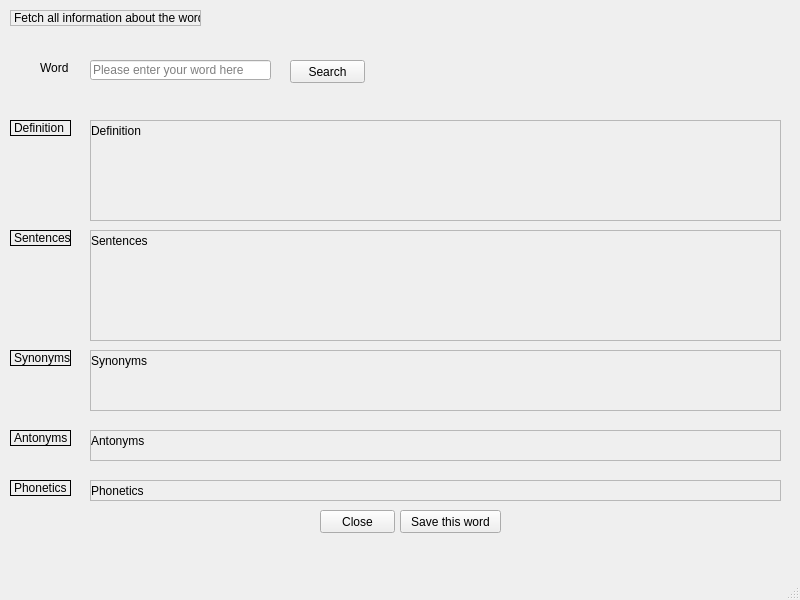
<?xml version="1.0" encoding="UTF-8"?>
<ui version="4.0">
 <class>MainWindow</class>
 <widget class="QMainWindow" name="MainWindow">
  <property name="geometry">
   <rect>
    <x>0</x>
    <y>0</y>
    <width>800</width>
    <height>600</height>
   </rect>
  </property>
  <property name="windowTitle">
   <string>MainWindow</string>
  </property>
  <widget class="QWidget" name="centralwidget">
   <widget class="QLabel" name="head_label">
    <property name="geometry">
     <rect>
      <x>10</x>
      <y>10</y>
      <width>191</width>
      <height>16</height>
     </rect>
    </property>
    <property name="autoFillBackground">
     <bool>true</bool>
    </property>
    <property name="frameShape">
     <enum>QFrame::StyledPanel</enum>
    </property>
    <property name="text">
     <string>Fetch all information about the word </string>
    </property>
   </widget>
   <widget class="QLabel" name="word_label">
    <property name="geometry">
     <rect>
      <x>40</x>
      <y>60</y>
      <width>41</width>
      <height>16</height>
     </rect>
    </property>
    <property name="text">
     <string>Word</string>
    </property>
   </widget>
   <widget class="QLineEdit" name="word_line_edit">
    <property name="geometry">
     <rect>
      <x>90</x>
      <y>60</y>
      <width>181</width>
      <height>20</height>
     </rect>
    </property>
    <property name="placeholderText">
     <string>Please enter your word here</string>
    </property>
   </widget>
   <widget class="QLabel" name="defn_label">
    <property name="geometry">
     <rect>
      <x>10</x>
      <y>120</y>
      <width>61</width>
      <height>16</height>
     </rect>
    </property>
    <property name="frameShape">
     <enum>QFrame::Panel</enum>
    </property>
    <property name="text">
     <string>Definition</string>
    </property>
   </widget>
   <widget class="QLabel" name="defn_text_label">
    <property name="geometry">
     <rect>
      <x>90</x>
      <y>120</y>
      <width>691</width>
      <height>101</height>
     </rect>
    </property>
    <property name="frameShape">
     <enum>QFrame::StyledPanel</enum>
    </property>
    <property name="text">
     <string>Definition</string>
    </property>
    <property name="alignment">
     <set>Qt::AlignJustify|Qt::AlignTop</set>
    </property>
    <property name="wordWrap">
     <bool>true</bool>
    </property>
   </widget>
   <widget class="QLabel" name="syn_label">
    <property name="geometry">
     <rect>
      <x>10</x>
      <y>350</y>
      <width>61</width>
      <height>16</height>
     </rect>
    </property>
    <property name="frameShape">
     <enum>QFrame::Panel</enum>
    </property>
    <property name="text">
     <string>Synonyms</string>
    </property>
   </widget>
   <widget class="QLabel" name="syn_text_label">
    <property name="geometry">
     <rect>
      <x>90</x>
      <y>350</y>
      <width>691</width>
      <height>61</height>
     </rect>
    </property>
    <property name="frameShape">
     <enum>QFrame::StyledPanel</enum>
    </property>
    <property name="text">
     <string>Synonyms</string>
    </property>
    <property name="alignment">
     <set>Qt::AlignJustify|Qt::AlignTop</set>
    </property>
    <property name="wordWrap">
     <bool>true</bool>
    </property>
   </widget>
   <widget class="QLabel" name="antonym_text_label">
    <property name="geometry">
     <rect>
      <x>90</x>
      <y>430</y>
      <width>691</width>
      <height>31</height>
     </rect>
    </property>
    <property name="frameShape">
     <enum>QFrame::StyledPanel</enum>
    </property>
    <property name="text">
     <string>Antonyms</string>
    </property>
    <property name="alignment">
     <set>Qt::AlignJustify|Qt::AlignTop</set>
    </property>
    <property name="wordWrap">
     <bool>true</bool>
    </property>
   </widget>
   <widget class="QLabel" name="ant_label">
    <property name="geometry">
     <rect>
      <x>10</x>
      <y>430</y>
      <width>61</width>
      <height>16</height>
     </rect>
    </property>
    <property name="frameShape">
     <enum>QFrame::Panel</enum>
    </property>
    <property name="text">
     <string>Antonyms</string>
    </property>
   </widget>
   <widget class="QLabel" name="phn_text_label">
    <property name="geometry">
     <rect>
      <x>90</x>
      <y>480</y>
      <width>691</width>
      <height>21</height>
     </rect>
    </property>
    <property name="frameShape">
     <enum>QFrame::StyledPanel</enum>
    </property>
    <property name="text">
     <string>Phonetics</string>
    </property>
    <property name="alignment">
     <set>Qt::AlignJustify|Qt::AlignTop</set>
    </property>
    <property name="wordWrap">
     <bool>true</bool>
    </property>
   </widget>
   <widget class="QLabel" name="phn_label">
    <property name="geometry">
     <rect>
      <x>10</x>
      <y>480</y>
      <width>61</width>
      <height>16</height>
     </rect>
    </property>
    <property name="frameShape">
     <enum>QFrame::Panel</enum>
    </property>
    <property name="text">
     <string>Phonetics</string>
    </property>
   </widget>
   <widget class="QLabel" name="sent_label">
    <property name="geometry">
     <rect>
      <x>10</x>
      <y>230</y>
      <width>61</width>
      <height>16</height>
     </rect>
    </property>
    <property name="frameShape">
     <enum>QFrame::Panel</enum>
    </property>
    <property name="text">
     <string>Sentences</string>
    </property>
   </widget>
   <widget class="QLabel" name="sent_text_label">
    <property name="geometry">
     <rect>
      <x>90</x>
      <y>230</y>
      <width>691</width>
      <height>111</height>
     </rect>
    </property>
    <property name="frameShape">
     <enum>QFrame::StyledPanel</enum>
    </property>
    <property name="text">
     <string>Sentences</string>
    </property>
    <property name="alignment">
     <set>Qt::AlignJustify|Qt::AlignTop</set>
    </property>
    <property name="wordWrap">
     <bool>true</bool>
    </property>
   </widget>
   <widget class="QPushButton" name="search_bttn">
    <property name="geometry">
     <rect>
      <x>290</x>
      <y>60</y>
      <width>75</width>
      <height>23</height>
     </rect>
    </property>
    <property name="text">
     <string>Search</string>
    </property>
   </widget>
   <widget class="QPushButton" name="save_bttn">
    <property name="geometry">
     <rect>
      <x>400</x>
      <y>510</y>
      <width>101</width>
      <height>23</height>
     </rect>
    </property>
    <property name="text">
     <string>Save this word</string>
    </property>
   </widget>
   <widget class="QPushButton" name="close_bttn">
    <property name="geometry">
     <rect>
      <x>320</x>
      <y>510</y>
      <width>75</width>
      <height>23</height>
     </rect>
    </property>
    <property name="text">
     <string>Close</string>
    </property>
   </widget>
  </widget>
  <widget class="QStatusBar" name="statusbar"/>
 </widget>
 <resources/>
 <connections/>
</ui>
